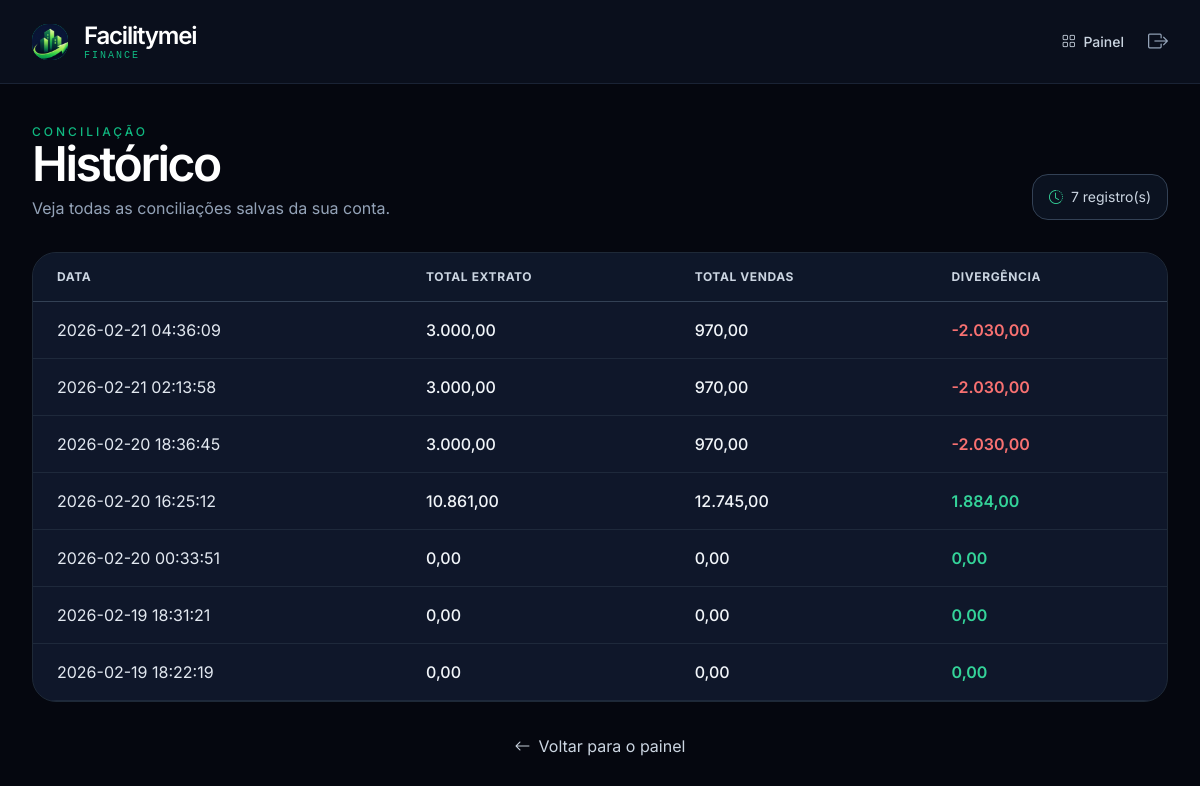
/historico (signed in), run on the app's committed database.
### tables this page shows
CREATE TABLE conciliacoes
             (id INTEGER PRIMARY KEY, user_id INTEGER, data TEXT, total_extrato REAL, total_vendas REAL, divergencia REAL);

### app.py (the view)
@app.route("/historico")
@login_required
def historico():
    conciliacoes = db_fetchall(
        "SELECT data, total_extrato, total_vendas, divergencia FROM conciliacoes WHERE user_id = ? ORDER BY id DESC",
        (current_user.id,),
    )
    return render_template("historico.html", conciliacoes=conciliacoes)

### app.py (called while the page is built)
def format_br(valor):
    try:
        return f"{valor:,.2f}".replace(",", "X").replace(".", ",").replace("X", ".")
    except Exception:
        return "0,00"

def db_fetchone(query, params=()):
    with DB_LOCK:
        cur = conn.execute(query, params)
        return cur.fetchone()

def db_fetchall(query, params=()):
    with DB_LOCK:
        cur = conn.execute(query, params)
        return cur.fetchall()

@login_manager.user_loader
def load_user(user_id):
    row = db_fetchone("SELECT id, email, is_pro FROM users WHERE id = ?", (user_id,))
    if row:
        return User(row[0], row[1], row[2])
    return None

### templates/historico.html (shortened to what this page needs)
<!DOCTYPE html>
<html lang="pt-BR">
<head>
    <script src="https://cdn.tailwindcss.com"></script>
    <link rel="stylesheet" href="https://cdn.jsdelivr.net/npm/bootstrap-icons@1.11.3/font/bootstrap-icons.min.css">
    </head>
<body class="min-h-screen pb-16">
    <nav class="bg-[#0a0f1c] border-b border-slate-800/80 backdrop-blur-xl sticky top-0 z-50">
        <div class="max-w-7xl mx-auto px-6 md:px-8 py-5 flex justify-between items-center">
            <a href="{{ url_for('dashboard') }}" class="flex items-center gap-4">
                <div class="w-9 h-9 bg-emerald-500 rounded-2xl flex items-center justify-center shadow-inner">
                    <img src="{{ url_for('static', filename='images/LOGO-SITE.jpeg') }}" alt="Logo Facilitymei" class="w-full h-full object-cover rounded-2xl">
                </div>
                <div>
                    <span class="text-2xl font-semibold tracking-tighter text-white">Facilitymei</span>
                    <span class="text-[10px] text-emerald-500 font-mono tracking-[2px] block -mt-1">FINANCE</span>
                </div>
            </a>
            <div class="flex items-center gap-6">
                <a href="{{ url_for('dashboard') }}" class="text-slate-300 hover:text-white text-sm font-medium transition">
                    <i class="bi bi-grid mr-1"></i> Painel
                </a>
                <a href="{{ url_for('logout') }}" class="text-slate-400 hover:text-red-400 transition">
                    <i class="bi bi-box-arrow-right text-xl"></i>
                </a>
            </div>
        </div>
    </nav>
    <main class="max-w-7xl mx-auto px-6 md:px-8 pt-10">
        <div class="flex flex-col md:flex-row md:items-end md:justify-between gap-4 mb-8">
            <div>
                <div class="uppercase tracking-[3px] text-emerald-500 text-xs font-medium">Conciliação</div>
                <h1 class="text-4xl md:text-5xl font-semibold tracking-tighter text-white">Histórico</h1>
                <p class="text-slate-400 mt-2">Veja todas as conciliações salvas da sua conta.</p>
            </div>
            <div class="chip rounded-2xl px-4 py-3 text-sm text-slate-300 inline-flex items-center gap-2">
                <i class="bi bi-clock-history text-emerald-400"></i>
                {{ conciliacoes|length }} registro(s)
            </div>
        </div>
        <div class="card rounded-3xl overflow-hidden">
            {% if conciliacoes %}
                <div class="overflow-x-auto">
                    <table class="w-full min-w-[760px]">
                        <thead class="bg-slate-900/70 border-b border-slate-700">
                            <tr class="text-left text-slate-300 text-xs uppercase tracking-wider">
                                <th class="px-6 py-4">Data</th>
                                <th class="px-6 py-4">Total Extrato</th>
                                <th class="px-6 py-4">Total Vendas</th>
                                <th class="px-6 py-4">Divergência</th>
                            </tr>
                        </thead>
                        <tbody>
                            {% for conc in conciliacoes %}
                                <tr class="border-b border-slate-800 hover:bg-slate-800/35 transition-colors">
                                    <td class="px-6 py-4 text-slate-200 whitespace-nowrap">{{ conc[0] }}</td>
                                    <td class="px-6 py-4 text-slate-100 font-medium">{{ conc[1] | default(0) | format_br }}</td>
                                    <td class="px-6 py-4 text-slate-100 font-medium">{{ conc[2] | default(0) | format_br }}</td>
                                    <td class="px-6 py-4 font-semibold {% if conc[3] >= 0 %}text-emerald-400{% else %}text-red-400{% endif %}">
                                        {{ conc[3] | default(0) | format_br }}
                                    </td>
                                </tr>
                            {% endfor %}
                        </tbody>
                    </table>
                </div>
            {% endif %}
        </div>
        <div class="mt-8 flex justify-center">
            <a href="{{ url_for('dashboard') }}" class="inline-flex items-center gap-2 text-slate-300 hover:text-white transition">
                <i class="bi bi-arrow-left"></i>
                Voltar para o painel
            </a>
        </div>
    </main>
</body>
</html>

### templates/historico.html (style rules this page uses)
body { background: #05070f; color: #e2e8f0; font-family: 'Inter', system-ui, sans-serif; }
.card { background: #0f172a; border: 1px solid #1e2937; }
.chip { background: #0b1220; border: 1px solid #334155; }

### data on the page
conciliacoes: data "2026-02-21 04:36:09", total_extrato "3.000,00", total_vendas "970,00", divergencia "-2.030,00"
conciliacoes: data "2026-02-21 02:13:58", total_extrato "3.000,00", total_vendas "970,00", divergencia "-2.030,00"
conciliacoes: data "2026-02-20 18:36:45", total_extrato "3.000,00", total_vendas "970,00", divergencia "-2.030,00"
conciliacoes: data "2026-02-20 16:25:12", total_extrato "10.861,00", total_vendas "12.745,00", divergencia "1.884,00"
conciliacoes: data "2026-02-20 00:33:51", total_extrato "0,00", total_vendas "0,00", divergencia "0,00"
conciliacoes: data "2026-02-19 18:31:21", total_extrato "0,00", total_vendas "0,00", divergencia "0,00"
conciliacoes: data "2026-02-19 18:22:19", total_extrato "0,00", total_vendas "0,00", divergencia "0,00"

### other printed values
{{ conciliacoes|length }} "7"
